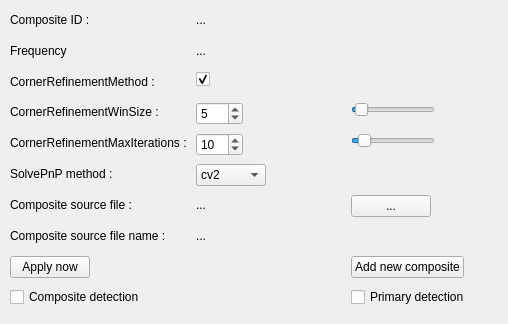
<?xml version="1.0" encoding="UTF-8"?>
<ui version="4.0">
 <class>Composites</class>
 <widget class="QWidget" name="Composites">
  <property name="geometry">
   <rect>
    <x>0</x>
    <y>0</y>
    <width>508</width>
    <height>324</height>
   </rect>
  </property>
  <property name="windowTitle">
   <string>Composites</string>
  </property>
  <widget class="QWidget" name="dockWidget_compositesContents" native="true">
   <property name="geometry">
    <rect>
     <x>10</x>
     <y>10</y>
     <width>489</width>
     <height>302</height>
    </rect>
   </property>
   <layout class="QGridLayout" name="gridLayout_10">
    <item row="4" column="1" alignment="Qt::AlignLeft|Qt::AlignTop">
     <widget class="QSpinBox" name="spinBox_hSlider_cornerRefinementMaxIteractions">
      <property name="minimum">
       <number>1</number>
      </property>
      <property name="maximum">
       <number>100</number>
      </property>
      <property name="value">
       <number>10</number>
      </property>
     </widget>
    </item>
    <item row="7" column="1" alignment="Qt::AlignLeft|Qt::AlignTop">
     <widget class="QLabel" name="label_compositeSourceFileName">
      <property name="minimumSize">
       <size>
        <width>0</width>
        <height>20</height>
       </size>
      </property>
      <property name="maximumSize">
       <size>
        <width>200</width>
        <height>20</height>
       </size>
      </property>
      <property name="toolTip">
       <string/>
      </property>
      <property name="statusTip">
       <string/>
      </property>
      <property name="whatsThis">
       <string/>
      </property>
      <property name="text">
       <string>...</string>
      </property>
      <property name="scaledContents">
       <bool>false</bool>
      </property>
      <property name="openExternalLinks">
       <bool>false</bool>
      </property>
     </widget>
    </item>
    <item row="5" column="0" alignment="Qt::AlignLeft|Qt::AlignTop">
     <widget class="QLabel" name="label_10">
      <property name="minimumSize">
       <size>
        <width>0</width>
        <height>20</height>
       </size>
      </property>
      <property name="maximumSize">
       <size>
        <width>16777215</width>
        <height>20</height>
       </size>
      </property>
      <property name="text">
       <string>SolvePnP method : </string>
      </property>
     </widget>
    </item>
    <item row="2" column="0" alignment="Qt::AlignLeft|Qt::AlignTop">
     <widget class="QLabel" name="label_7">
      <property name="minimumSize">
       <size>
        <width>0</width>
        <height>20</height>
       </size>
      </property>
      <property name="maximumSize">
       <size>
        <width>16777215</width>
        <height>20</height>
       </size>
      </property>
      <property name="text">
       <string>CornerRefinementMethod : </string>
      </property>
     </widget>
    </item>
    <item row="4" column="2" alignment="Qt::AlignLeft|Qt::AlignTop">
     <widget class="QSlider" name="hSlider_cornerRefinementMaxIterations">
      <property name="sizePolicy">
       <sizepolicy hsizetype="Minimum" vsizetype="Minimum">
        <horstretch>0</horstretch>
        <verstretch>0</verstretch>
       </sizepolicy>
      </property>
      <property name="minimum">
       <number>1</number>
      </property>
      <property name="maximum">
       <number>100</number>
      </property>
      <property name="singleStep">
       <number>1</number>
      </property>
      <property name="pageStep">
       <number>1</number>
      </property>
      <property name="value">
       <number>10</number>
      </property>
      <property name="tracking">
       <bool>false</bool>
      </property>
      <property name="orientation">
       <enum>Qt::Horizontal</enum>
      </property>
     </widget>
    </item>
    <item row="4" column="0" alignment="Qt::AlignLeft|Qt::AlignTop">
     <widget class="QLabel" name="label_8">
      <property name="minimumSize">
       <size>
        <width>0</width>
        <height>20</height>
       </size>
      </property>
      <property name="maximumSize">
       <size>
        <width>16777215</width>
        <height>20</height>
       </size>
      </property>
      <property name="text">
       <string>CornerRefinementMaxIterations : </string>
      </property>
     </widget>
    </item>
    <item row="7" column="0" alignment="Qt::AlignLeft|Qt::AlignTop">
     <widget class="QLabel" name="label_12">
      <property name="minimumSize">
       <size>
        <width>0</width>
        <height>20</height>
       </size>
      </property>
      <property name="maximumSize">
       <size>
        <width>16777215</width>
        <height>20</height>
       </size>
      </property>
      <property name="text">
       <string>Composite source file name : </string>
      </property>
     </widget>
    </item>
    <item row="5" column="1" alignment="Qt::AlignLeft|Qt::AlignTop">
     <widget class="QComboBox" name="comboBox_solvePnpMethod">
      <item>
       <property name="text">
        <string>cv2</string>
       </property>
      </item>
      <item>
       <property name="text">
        <string>pycopo</string>
       </property>
      </item>
     </widget>
    </item>
    <item row="2" column="1" alignment="Qt::AlignLeft|Qt::AlignTop">
     <widget class="QCheckBox" name="checkBox_cornerRefinementMethod">
      <property name="text">
       <string/>
      </property>
      <property name="checked">
       <bool>true</bool>
      </property>
     </widget>
    </item>
    <item row="6" column="1" alignment="Qt::AlignLeft|Qt::AlignTop">
     <widget class="QLabel" name="label_compositeSourceFilePath">
      <property name="minimumSize">
       <size>
        <width>0</width>
        <height>20</height>
       </size>
      </property>
      <property name="maximumSize">
       <size>
        <width>200</width>
        <height>20</height>
       </size>
      </property>
      <property name="toolTip">
       <string/>
      </property>
      <property name="statusTip">
       <string/>
      </property>
      <property name="whatsThis">
       <string/>
      </property>
      <property name="text">
       <string>...</string>
      </property>
      <property name="scaledContents">
       <bool>false</bool>
      </property>
      <property name="openExternalLinks">
       <bool>false</bool>
      </property>
     </widget>
    </item>
    <item row="9" column="2" alignment="Qt::AlignLeft|Qt::AlignTop">
     <widget class="QCheckBox" name="checkBox_displayDetectMarker">
      <property name="text">
       <string>Primary detection</string>
      </property>
     </widget>
    </item>
    <item row="9" column="0" alignment="Qt::AlignLeft|Qt::AlignTop">
     <widget class="QCheckBox" name="checkBox_displayComposite">
      <property name="text">
       <string>Composite detection</string>
      </property>
     </widget>
    </item>
    <item row="3" column="2" alignment="Qt::AlignLeft|Qt::AlignTop">
     <widget class="QSlider" name="hSlider_cornerRefinementWinSize">
      <property name="sizePolicy">
       <sizepolicy hsizetype="Minimum" vsizetype="Minimum">
        <horstretch>0</horstretch>
        <verstretch>0</verstretch>
       </sizepolicy>
      </property>
      <property name="minimum">
       <number>1</number>
      </property>
      <property name="maximum">
       <number>100</number>
      </property>
      <property name="singleStep">
       <number>1</number>
      </property>
      <property name="pageStep">
       <number>1</number>
      </property>
      <property name="value">
       <number>5</number>
      </property>
      <property name="tracking">
       <bool>false</bool>
      </property>
      <property name="orientation">
       <enum>Qt::Horizontal</enum>
      </property>
     </widget>
    </item>
    <item row="6" column="2" alignment="Qt::AlignLeft|Qt::AlignTop">
     <widget class="QPushButton" name="pushButton_browserCompositeFile">
      <property name="text">
       <string>...</string>
      </property>
     </widget>
    </item>
    <item row="3" column="0" alignment="Qt::AlignLeft|Qt::AlignTop">
     <widget class="QLabel" name="label_5">
      <property name="minimumSize">
       <size>
        <width>0</width>
        <height>20</height>
       </size>
      </property>
      <property name="maximumSize">
       <size>
        <width>16777215</width>
        <height>20</height>
       </size>
      </property>
      <property name="text">
       <string>CornerRefinementWinSize : </string>
      </property>
     </widget>
    </item>
    <item row="8" column="0" alignment="Qt::AlignLeft|Qt::AlignTop">
     <widget class="QPushButton" name="pushButton_applyCompositeParam">
      <property name="minimumSize">
       <size>
        <width>0</width>
        <height>0</height>
       </size>
      </property>
      <property name="text">
       <string>Apply now</string>
      </property>
     </widget>
    </item>
    <item row="3" column="1" alignment="Qt::AlignLeft|Qt::AlignTop">
     <widget class="QSpinBox" name="spinBox_hSlider_cornerRefinementWinSize">
      <property name="minimum">
       <number>1</number>
      </property>
      <property name="maximum">
       <number>100</number>
      </property>
      <property name="value">
       <number>5</number>
      </property>
     </widget>
    </item>
    <item row="8" column="2" alignment="Qt::AlignLeft|Qt::AlignTop">
     <widget class="QPushButton" name="pushButton_addNewComposite">
      <property name="minimumSize">
       <size>
        <width>0</width>
        <height>0</height>
       </size>
      </property>
      <property name="text">
       <string>Add new composite</string>
      </property>
     </widget>
    </item>
    <item row="6" column="0" alignment="Qt::AlignLeft|Qt::AlignTop">
     <widget class="QLabel" name="label_11">
      <property name="minimumSize">
       <size>
        <width>0</width>
        <height>20</height>
       </size>
      </property>
      <property name="maximumSize">
       <size>
        <width>16777215</width>
        <height>20</height>
       </size>
      </property>
      <property name="text">
       <string>Composite source file :</string>
      </property>
     </widget>
    </item>
    <item row="1" column="0" alignment="Qt::AlignLeft|Qt::AlignTop">
     <widget class="QLabel" name="label_9">
      <property name="minimumSize">
       <size>
        <width>0</width>
        <height>20</height>
       </size>
      </property>
      <property name="maximumSize">
       <size>
        <width>16777215</width>
        <height>20</height>
       </size>
      </property>
      <property name="text">
       <string>Frequency</string>
      </property>
     </widget>
    </item>
    <item row="1" column="1" alignment="Qt::AlignLeft|Qt::AlignTop">
     <widget class="QLabel" name="label_compositeRuntime">
      <property name="minimumSize">
       <size>
        <width>0</width>
        <height>20</height>
       </size>
      </property>
      <property name="maximumSize">
       <size>
        <width>16777215</width>
        <height>20</height>
       </size>
      </property>
      <property name="text">
       <string>...</string>
      </property>
     </widget>
    </item>
    <item row="0" column="0" alignment="Qt::AlignLeft|Qt::AlignTop">
     <widget class="QLabel" name="label_13">
      <property name="minimumSize">
       <size>
        <width>0</width>
        <height>20</height>
       </size>
      </property>
      <property name="maximumSize">
       <size>
        <width>16777215</width>
        <height>20</height>
       </size>
      </property>
      <property name="text">
       <string>Composite ID : </string>
      </property>
     </widget>
    </item>
    <item row="0" column="1" alignment="Qt::AlignLeft|Qt::AlignTop">
     <widget class="QLabel" name="label_compositeID">
      <property name="minimumSize">
       <size>
        <width>0</width>
        <height>20</height>
       </size>
      </property>
      <property name="maximumSize">
       <size>
        <width>16777215</width>
        <height>20</height>
       </size>
      </property>
      <property name="text">
       <string>...</string>
      </property>
     </widget>
    </item>
   </layout>
  </widget>
 </widget>
 <resources/>
 <connections/>
</ui>
